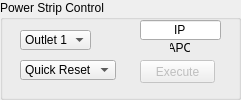
           <widget class="QGroupBox" name="groupBox_5">
            <property name="minimumSize">
             <size>
              <width>241</width>
              <height>100</height>
             </size>
            </property>
            <property name="title">
             <string>Power Strip Control</string>
            </property>
            <widget class="QLineEdit" name="APCComText">
             <property name="geometry">
              <rect>
               <x>140</x>
               <y>20</y>
               <width>81</width>
               <height>20</height>
              </rect>
             </property>
             <property name="text">
              <string>IP</string>
             </property>
             <property name="alignment">
              <set>Qt::AlignCenter</set>
             </property>
            </widget>
            <widget class="QPushButton" name="OutletExeBtn">
             <property name="enabled">
              <bool>false</bool>
             </property>
             <property name="geometry">
              <rect>
               <x>140</x>
               <y>60</y>
               <width>75</width>
               <height>23</height>
              </rect>
             </property>
             <property name="text">
              <string>Execute</string>
             </property>
            </widget>
            <widget class="QLabel" name="label_5">
             <property name="geometry">
              <rect>
               <x>170</x>
               <y>40</y>
               <width>20</width>
               <height>16</height>
              </rect>
             </property>
             <property name="text">
              <string>APC</string>
             </property>
             <property name="alignment">
              <set>Qt::AlignCenter</set>
             </property>
            </widget>
            <widget class="QComboBox" name="OutletSelCombo">
             <property name="geometry">
              <rect>
               <x>20</x>
               <y>30</y>
               <width>71</width>
               <height>20</height>
              </rect>
             </property>
             <item>
              <property name="text">
               <string>Outlet 1</string>
              </property>
             </item>
             <item>
              <property name="text">
               <string>Outlet 2</string>
              </property>
             </item>
             <item>
              <property name="text">
               <string>Outlet 3</string>
              </property>
             </item>
             <item>
              <property name="text">
               <string>Outlet 4</string>
              </property>
             </item>
             <item>
              <property name="text">
               <string>Outlet 5</string>
              </property>
             </item>
             <item>
              <property name="text">
               <string>Outlet 6</string>
              </property>
             </item>
             <item>
              <property name="text">
               <string>Outlet 7</string>
              </property>
             </item>
             <item>
              <property name="text">
               <string>Outlet 8</string>
              </property>
             </item>
             <item>
              <property name="text">
               <string>Outlet 9</string>
              </property>
             </item>
             <item>
              <property name="text">
               <string>Outlet 10</string>
              </property>
             </item>
             <item>
              <property name="text">
               <string>Outlet 11</string>
              </property>
             </item>
             <item>
              <property name="text">
               <string>Outlet 12</string>
              </property>
             </item>
             <item>
              <property name="text">
               <string>Outlet 13</string>
              </property>
             </item>
             <item>
              <property name="text">
               <string>Outlet 14</string>
              </property>
             </item>
             <item>
              <property name="text">
               <string>Outlet 15</string>
              </property>
             </item>
             <item>
              <property name="text">
               <string>Outlet 16</string>
              </property>
             </item>
             <item>
              <property name="text">
               <string>Outlet 17</string>
              </property>
             </item>
             <item>
              <property name="text">
               <string>Outlet 18</string>
              </property>
             </item>
             <item>
              <property name="text">
               <string>Outlet 19</string>
              </property>
             </item>
             <item>
              <property name="text">
               <string>Outlet 20</string>
              </property>
             </item>
             <item>
              <property name="text">
               <string>Outlet 21</string>
              </property>
             </item>
             <item>
              <property name="text">
               <string>Outlet 22</string>
              </property>
             </item>
             <item>
              <property name="text">
               <string>Outlet 23</string>
              </property>
             </item>
             <item>
              <property name="text">
               <string>Outlet 24</string>
              </property>
             </item>
            </widget>
            <widget class="QComboBox" name="APCCmdCombo">
             <property name="geometry">
              <rect>
               <x>20</x>
               <y>60</y>
               <width>96</width>
               <height>20</height>
              </rect>
             </property>
             <item>
              <property name="text">
               <string>Quick Reset</string>
              </property>
             </item>
             <item>
              <property name="text">
               <string>Delayed Reset</string>
              </property>
             </item>
             <item>
              <property name="text">
               <string>Power Off</string>
              </property>
             </item>
             <item>
              <property name="text">
               <string>Power On</string>
              </property>
             </item>
            </widget>
           </widget>
